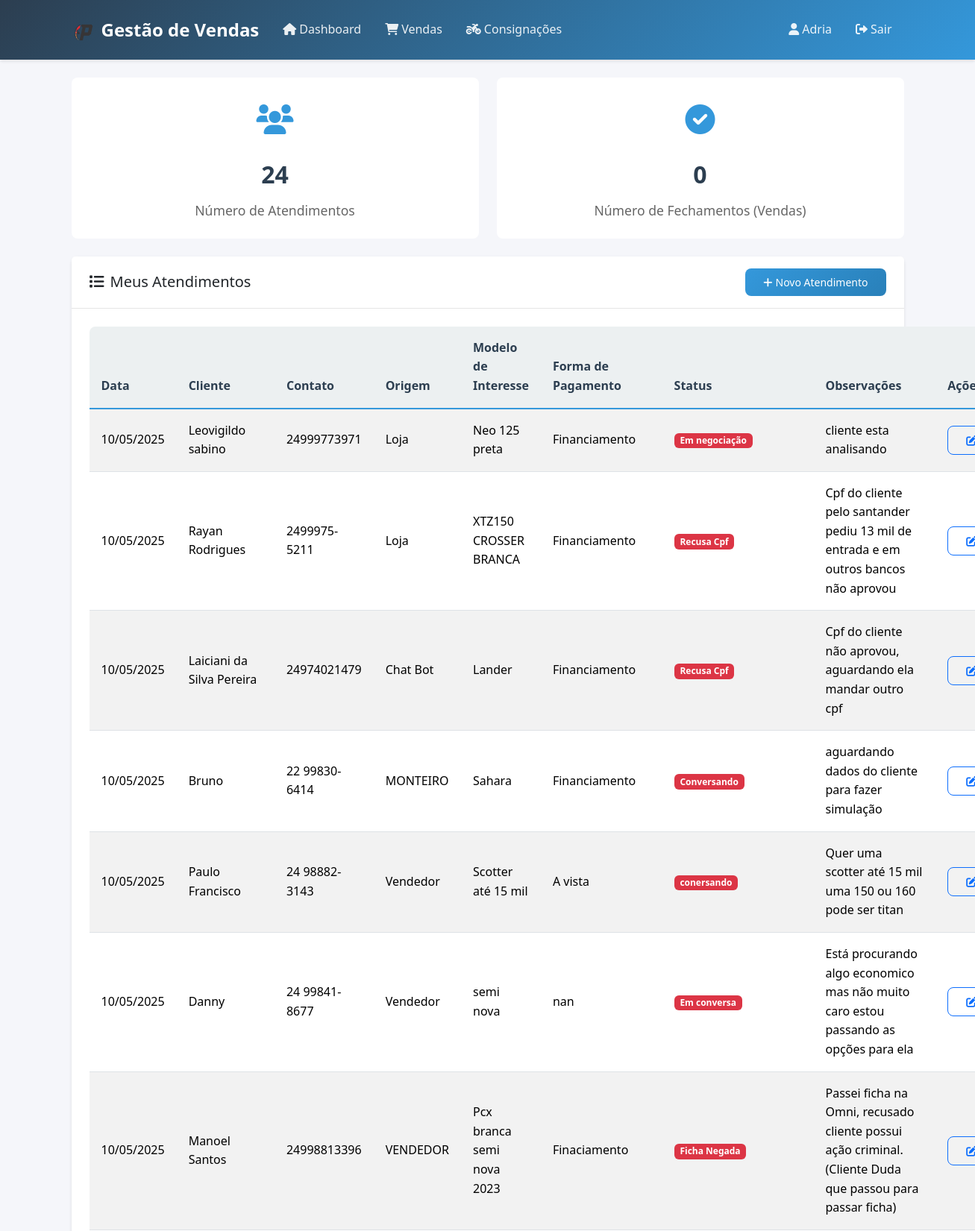
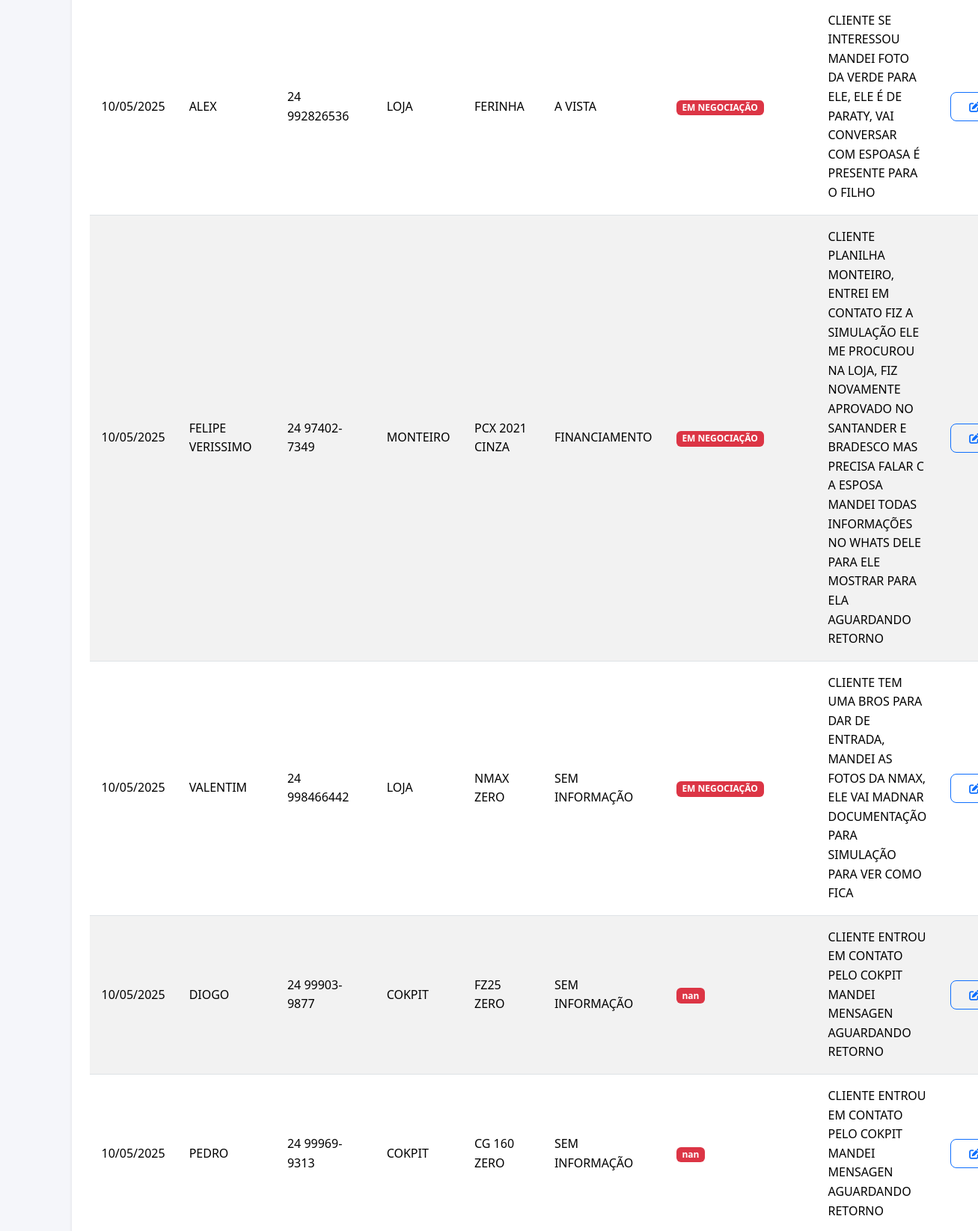
The page / (signed in, upper part) on the database its author committed (2 pictures, top to bottom).
### core/models.py (models this page shows, shortened)
class Venda(models.Model):
    ORIGEM_CHOICES = [
        ('LOJA', 'LOJA'),
        ('VENDEDOR', 'VENDEDOR'),
        ('CHATBOT', 'CHATBOT'),
        ('COCKPIT', 'COCKPIT'),
        ('INSTAGRAM', 'INSTAGRAM'),
        ('MONTEIRO', 'MONTEIRO'),
    ]
    FORMA_PAGAMENTO_CHOICES = [
        ('A VISTA', 'A VISTA'),
        ('A VISTA COM TROCA', 'A VISTA COM TROCA'),
        ('FINANCIAMENTO', 'FINANCIAMENTO'),
        ('FINANCIAMENTO COM TROCA', 'FINANCIAMENTO COM TROCA'),
        ('SEM INFORMAÇÃO', 'SEM INFORMAÇÃO'),
    ]
    STATUS_CHOICES = [
        ('VENDIDO', 'VENDIDO'),
        ('EM NEGOCIAÇÃO', 'EM NEGOCIAÇÃO'),
        ('RECUSA DE CRÉDITO', 'RECUSA DE CRÉDITO'),
        ('NEGOCIAÇÃO ENCERRADA', 'NEGOCIAÇÃO ENCERRADA'),
    ]
    nome_cliente = models.CharField(max_length=100, blank=True, null=True)
    contato = models.CharField(max_length=100, blank=True, null=True)
    origem = models.CharField(max_length=20, choices=ORIGEM_CHOICES, blank=True, null=True)
    modelo_interesse = models.CharField(max_length=100, blank=True, null=True)
    forma_pagamento = models.CharField(max_length=30, choices=FORMA_PAGAMENTO_CHOICES, blank=True, null=True)
    status = models.CharField(max_length=30, choices=STATUS_CHOICES, blank=True, null=True)
    observacoes = models.TextField(blank=True, null=True)
    data_atendimento = models.DateField(blank=True, null=True)
    vendedor = models.ForeignKey(User, on_delete=models.CASCADE, blank=True, null=True)
    is_consignacao = False  # Campo virtual, não armazenado no banco

### core/views.py (the view)
# urls.py: path('', views.dashboard, name='dashboard'),
@login_required
def dashboard(request):
    if is_master(request.user) or is_gerente(request.user):
        vendedor_id = request.GET.get('vendedor')
        vendedores = User.objects.filter(groups__name='vendedores')
        vendas = Venda.objects.all()
        if vendedor_id:
            vendas = vendas.filter(vendedor_id=vendedor_id)
        consignacoes_vendidas = Consignacao.objects.filter(status='VENDIDO')
        if vendedor_id:
            consignacoes_vendidas = consignacoes_vendidas.filter(vendedor_responsavel_id=vendedor_id)
        numero_atendimentos = vendas.count() + consignacoes_vendidas.count()
        numero_fechamentos = vendas.filter(status='VENDIDO').count() + consignacoes_vendidas.count()
        ranking_vendas = (
            Venda.objects.values('vendedor__username', 'vendedor_id')
            .annotate(
                total_atendimentos=Count('id'),
                fechamentos=Count('id', filter=Q(status='VENDIDO'))
            )
        )
        ranking_consignacoes = (
            Consignacao.objects.filter(status='VENDIDO')
            .values('vendedor_responsavel__username', 'vendedor_responsavel_id')
            .annotate(
                total_atendimentos=Count('id'),
                fechamentos=Count('id')
            )
        )
        ranking_combinado = {}
        for item in ranking_vendas:
            vendedor_id = item['vendedor_id']
            vendedor_nome = item['vendedor__username']
            if vendedor_id not in ranking_combinado:
                ranking_combinado[vendedor_id] = {
                    'vendedor_id': vendedor_id,
                    'vendedor__username': vendedor_nome,
                    'total_atendimentos': 0,
                    'fechamentos': 0
                }
            ranking_combinado[vendedor_id]['total_atendimentos'] += item['total_atendimentos']
            ranking_combinado[vendedor_id]['fechamentos'] += item['fechamentos']
        for item in ranking_consignacoes:
            vendedor_id = item['vendedor_responsavel_id']
            vendedor_nome = item['vendedor_responsavel__username']
            if vendedor_id not in ranking_combinado:
                ranking_combinado[vendedor_id] = {
                    'vendedor_id': vendedor_id,
                    'vendedor__username': vendedor_nome,
                    'total_atendimentos': 0,
                    'fechamentos': 0
                }
            ranking_combinado[vendedor_id]['total_atendimentos'] += item['total_atendimentos']
            ranking_combinado[vendedor_id]['fechamentos'] += item['fechamentos']
        ranking = sorted(
            ranking_combinado.values(),
            key=lambda x: (-x['fechamentos'], -x['total_atendimentos'])
        )
        context = {
            'numero_atendimentos': numero_atendimentos,
            'numero_fechamentos': numero_fechamentos,
            'vendas': vendas,
            'vendedores': vendedores,
            'vendedor_selecionado': int(vendedor_id) if vendedor_id else None,
            'ranking': ranking,
            'is_gerente': True,  # Flag para controlar exibição no template
        }
    else:
        vendas = Venda.objects.filter(vendedor=request.user)
        consignacoes_vendidas = Consignacao.objects.filter(vendedor_responsavel=request.user, status='VENDIDO')
        numero_atendimentos = vendas.count() + consignacoes_vendidas.count()
        numero_fechamentos = vendas.filter(status='VENDIDO').count() + consignacoes_vendidas.count()
        context = {
            'numero_atendimentos': numero_atendimentos,
            'numero_fechamentos': numero_fechamentos,
            'vendas': vendas,
            'is_gerente': False,
        }
    return render(request, 'core/dashboard.html', context)

### core/views.py (called while the page is built)
def is_master(user):
    try:
        return user.perfil.tipo == 'master'
    except:
        return False

def is_gerente(user):
    try:
        return user.perfil.tipo in ['master', 'gerente']
    except:
        return False

### core/templates/core/dashboard.html (shortened to what this page needs)
{% extends 'core/base.html' %}
{% block content %}
<div class="row">
    <div class="col-md-6">
        <div class="dashboard-card">
            <div class="icon">
                <i class="fas fa-users"></i>
            </div>
            <div class="value">{{ numero_atendimentos }}</div>
            <div class="label">Número de Atendimentos</div>
        </div>
    </div>
    <div class="col-md-6">
        <div class="dashboard-card">
            <div class="icon">
                <i class="fas fa-check-circle"></i>
            </div>
            <div class="value">{{ numero_fechamentos }}</div>
            <div class="label">Número de Fechamentos (Vendas)</div>
        </div>
    </div>
</div>
<div class="row mt-4">
    <div class="col-12">
        <div class="card">
            <div class="card-header d-flex justify-content-between align-items-center">
                <h5 class="mb-0">
                    <i class="fas fa-list me-2"></i>Meus Atendimentos
                </h5>
                <a href="{% url 'venda-create' %}" class="btn btn-primary btn-sm">
                    <i class="fas fa-plus me-1"></i>Novo Atendimento
                </a>
            </div>
            <div class="card-body">
                <div class="table-responsive">
                    <table class="table table-striped">
                        <thead>
                            <tr>
                                <th>Data</th>
                                <th>Cliente</th>
                                <th>Contato</th>
                                <th>Origem</th>
                                <th>Modelo de Interesse</th>
                                <th>Forma de Pagamento</th>
                                <th>Status</th>
                                <th>Observações</th>
                                <th>Ações</th>
                            </tr>
                        </thead>
                        <tbody>
                            {% for venda in vendas %}
                            <tr>
                                <td>{{ venda.data_atendimento|date:"d/m/Y" }}</td>
                                <td>{{ venda.nome_cliente }}</td>
                                <td>{{ venda.contato }}</td>
                                <td>{{ venda.origem }}</td>
                                <td>{{ venda.modelo_interesse }}</td>
                                <td>{{ venda.forma_pagamento }}</td>
                                <td>
                                    <span class="badge {% if venda.status == 'VENDIDO' %}bg-success{% elif venda.status == 'PENDENTE' %}bg-warning{% else %}bg-danger{% endif %}">
                                        {{ venda.status }}
                                    </span>
                                </td>
                                <td>{{ venda.observacoes|default:"-" }}</td>
                                <td>
                                    <a href="{% url 'venda-update' venda.pk %}" class="btn btn-sm btn-outline-primary">
                                        <i class="fas fa-edit"></i>
                                    </a>
                                </td>
                            </tr>
                            {% empty %}
                            <tr>
                                <td colspan="9" class="text-center">
                                    <i class="fas fa-info-circle me-1"></i>Nenhum atendimento registrado.
                                </td>
                            </tr>
                            {% endfor %}
                        </tbody>
                    </table>
                </div>
            </div>
        </div>
    </div>
</div>
{% endblock %}

### core/templates/core/base.html (shortened to what this page needs)
{% load static %}
<!DOCTYPE html>
<html lang="pt-br">
<head>
    <link href="https://cdn.jsdelivr.net/npm/bootstrap@5.3.2/dist/css/bootstrap.min.css" rel="stylesheet">
    <link rel="stylesheet" href="https://cdnjs.cloudflare.com/ajax/libs/font-awesome/6.0.0-beta3/css/all.min.css">
    <link href="{% static 'core/css/style.css' %}" rel="stylesheet">
</head>
<body>
    <nav class="navbar navbar-expand-lg navbar-dark">
        <div class="container">
            <a class="navbar-brand" href="{% url 'dashboard' %}">
                <img src="{% static 'core/contratos_html/images/logo.png' %}" alt="Logo Prado" style="height:32px; margin-right:8px; vertical-align:middle;">Gestão de Vendas
            </a>
            <div class="collapse navbar-collapse" id="navbarNav">
                <ul class="navbar-nav me-auto">
                    {% if user.is_authenticated %}
                        <li class="nav-item">
                            <a class="nav-link" href="{% url 'dashboard' %}">
                                <i class="fas fa-home me-1"></i>Dashboard
                            </a>
                        </li>
                        <li class="nav-item">
                            <a class="nav-link" href="{% url 'venda-list' %}">
                                <i class="fas fa-shopping-cart me-1"></i>Vendas
                            </a>
                        </li>
                        <li class="nav-item">
                            <a class="nav-link" href="{% url 'consignacao-list' %}">
                                <i class="fas fa-motorcycle me-1"></i>Consignações
                            </a>
                        </li>
                    {% endif %}
                </ul>
                <ul class="navbar-nav">
                    {% if user.is_authenticated %}
                        <li class="nav-item">
                            <span class="nav-link">
                                <i class="fas fa-user me-1"></i>{{ user.username }}
                            </span>
                        </li>
                        <li class="nav-item">
                            <form method="post" action="{% url 'logout' %}" style="display:inline;">
                                <button type="submit" class="nav-link btn btn-link" style="padding: 0; color: inherit;">
                                    <i class="fas fa-sign-out-alt me-1"></i>Sair
                                </button>
                            </form>
                        </li>
                    {% else %}
                        <li class="nav-item">
                            <a class="nav-link" href="{% url 'login' %}">
                                <i class="fas fa-sign-in-alt me-1"></i>Entrar
                            </a>
                        </li>
                    {% endif %}
                </ul>
            </div>
        </div>
    </nav>
    <div class="container mt-4">
        {% block content %}
        {% endblock %}
    </div>
</body>
</html>

### core/static/core/css/style.css (style rules this page uses)
:root { --primary-color: #2c3e50; --secondary-color: #3498db; --success-color: #2ecc71; --danger-color: #e74c3c; --warning-color: #f1c40f; --light-color: #ecf0f1; --dark-color: #2c3e50; --text-color: #2c3e50; --border-radius: 8px; --box-shadow: 0 2px 4px rgba(0, 0, 0, 0.1); --transition: all 0.3s ease; }
body { font-family: 'Segoe UI', Tahoma, Geneva, Verdana, sans-serif; background-color: #f5f6fa; color: var(--text-color); line-height: 1.6; }
.navbar { background: linear-gradient(135deg, var(--primary-color), var(--secondary-color)) !important; box-shadow: var(--box-shadow); padding: 1rem 0; }
.navbar-brand { font-weight: 600; font-size: 1.5rem; color: white !important; }
.nav-link { color: rgba(255, 255, 255, 0.9) !important; transition: var(--transition); padding: 0.5rem 1rem !important; border-radius: var(--border-radius); }
.card { border: none; border-radius: var(--border-radius); box-shadow: var(--box-shadow); transition: var(--transition); margin-bottom: 1.5rem; }
.card-header { background-color: white; border-bottom: 1px solid rgba(0, 0, 0, 0.1); padding: 1rem 1.5rem; font-weight: 600; }
.card-body { padding: 1.5rem; }
.btn { border-radius: var(--border-radius); padding: 0.5rem 1.5rem; font-weight: 500; transition: var(--transition); }
.btn-primary { background: linear-gradient(135deg, var(--secondary-color), #2980b9); border: none; }
.table { border-radius: var(--border-radius); overflow: hidden; }
.table thead th { background-color: var(--light-color); border-bottom: 2px solid var(--secondary-color); color: var(--text-color); font-weight: 600; padding: 1rem; }
.table tbody td { padding: 1rem; vertical-align: middle; }
.table-striped tbody tr:nth-of-type(odd) { background-color: rgba(0, 0, 0, 0.02); }
.dashboard-card { background: white; border-radius: var(--border-radius); padding: 1.5rem; text-align: center; transition: var(--transition); }
.dashboard-card .icon { font-size: 2.5rem; margin-bottom: 1rem; color: var(--secondary-color); }
.dashboard-card .value { font-size: 2rem; font-weight: 600; margin-bottom: 0.5rem; }
.dashboard-card .label { color: #666; font-size: 1.1rem; }

### core/templates/core/base.html (style rules this page uses)
.table-responsive { overflow: visible !important; }
.card-body { overflow: visible !important; }

### rows shown on the page
Venda: data_atendimento "10/05/2025", nome_cliente "Leovigildo sabino", contato "24999773971", origem "Loja", modelo_interesse "Neo 125 preta", forma_pagamento "Financiamento", status "Em negociação", observacoes "cliente esta analisando"
Venda: data_atendimento "10/05/2025", nome_cliente "Rayan Rodrigues", contato "2499975-5211", origem "Loja", modelo_interesse "XTZ150 CROSSER BRANCA", forma_pagamento "Financiamento", status "Recusa Cpf", observacoes "Cpf do cliente pelo santander pediu 13 mil de entrada e em outros bancos não aprovou"
Venda: data_atendimento "10/05/2025", nome_cliente "Laiciani da Silva Pereira", contato "24974021479", origem "Chat Bot", modelo_interesse "Lander", forma_pagamento "Financiamento", status "Recusa Cpf", observacoes "Cpf do cliente não aprovou, aguardando ela mandar outro cpf"
Venda: data_atendimento "10/05/2025", nome_cliente "Bruno", contato "22 99830-6414", origem "MONTEIRO", modelo_interesse "Sahara", forma_pagamento "Financiamento", status "Conversando", observacoes "aguardando dados do cliente para fazer simulação"
Venda: data_atendimento "10/05/2025", nome_cliente "Paulo Francisco", contato "24 98882-3143", origem "Vendedor", modelo_interesse "Scotter até 15 mil", forma_pagamento "A vista", status "conersando", observacoes "Quer uma scotter até 15 mil uma 150 ou 160 pode ser titan"
Venda: data_atendimento "10/05/2025", nome_cliente "Danny", contato "24 99841-8677", origem "Vendedor", modelo_interesse "semi nova", forma_pagamento "nan", status "Em conversa", observacoes "Está procurando algo economico mas não muito caro estou passando as opções para ela"
Venda: data_atendimento "10/05/2025", nome_cliente "Manoel Santos", contato "24998813396", origem "VENDEDOR", modelo_interesse "Pcx branca semi nova 2023", forma_pagamento "Finaciamento", status "Ficha Negada", observacoes "Passei ficha na Omni, recusado cliente possui ação criminal. (Cliente Duda que passou para passar ficha)"
Venda: data_atendimento "10/05/2025", nome_cliente "ALEX", contato "24 992826536", origem "LOJA", modelo_interesse "FERINHA", forma_pagamento "A VISTA", status "EM NEGOCIAÇÃO", observacoes "CLIENTE SE INTERESSOU MANDEI FOTO DA VERDE PARA ELE, ELE É DE PARATY, VAI CONVERSAR COM ESPOASA É PRESENTE PARA O FILHO"
Venda: data_atendimento "10/05/2025", nome_cliente "FELIPE VERISSIMO", contato "24 97402-7349", origem "MONTEIRO", modelo_interesse "PCX 2021 CINZA", forma_pagamento "FINANCIAMENTO", status "EM NEGOCIAÇÃO", observacoes "CLIENTE PLANILHA MONTEIRO, ENTREI EM CONTATO FIZ A SIMULAÇÃO ELE ME PROCUROU NA LOJA, FIZ NOVAMENTE APROVADO NO SANTANDER E BRADESCO MAS PRECISA FALAR C A ESPOSA MANDEI TODAS INFORMAÇÕES NO WHATS DELE PARA ELE MOSTRAR PARA ELA AGUARDANDO RETORNO"
Venda: data_atendimento "10/05/2025", nome_cliente "VALENTIM", contato "24 998466442", origem "LOJA", modelo_interesse "NMAX ZERO", forma_pagamento "SEM INFORMAÇÃO", status "EM NEGOCIAÇÃO", observacoes "CLIENTE TEM UMA BROS PARA DAR DE ENTRADA, MANDEI AS FOTOS DA NMAX, ELE VAI MADNAR DOCUMENTAÇÃO PARA SIMULAÇÃO PARA VER COMO FICA"
Venda: data_atendimento "10/05/2025", nome_cliente "DIOGO", contato "24 99903-9877", origem "COKPIT", modelo_interesse "FZ25 ZERO", forma_pagamento "SEM INFORMAÇÃO", status "nan", observacoes "CLIENTE ENTROU EM CONTATO PELO COKPIT MANDEI MENSAGEN AGUARDANDO RETORNO"
Venda: data_atendimento "10/05/2025", nome_cliente "PEDRO", contato "24 99969-9313", origem "COKPIT", modelo_interesse "CG 160 ZERO", forma_pagamento "SEM INFORMAÇÃO", status "nan", observacoes "CLIENTE ENTROU EM CONTATO PELO COKPIT MANDEI MENSAGEN AGUARDANDO RETORNO"

### other values the page prints
{{ user.username }} "Adria"
{{ numero_atendimentos }} "24"
{{ numero_fechamentos }} "0"
